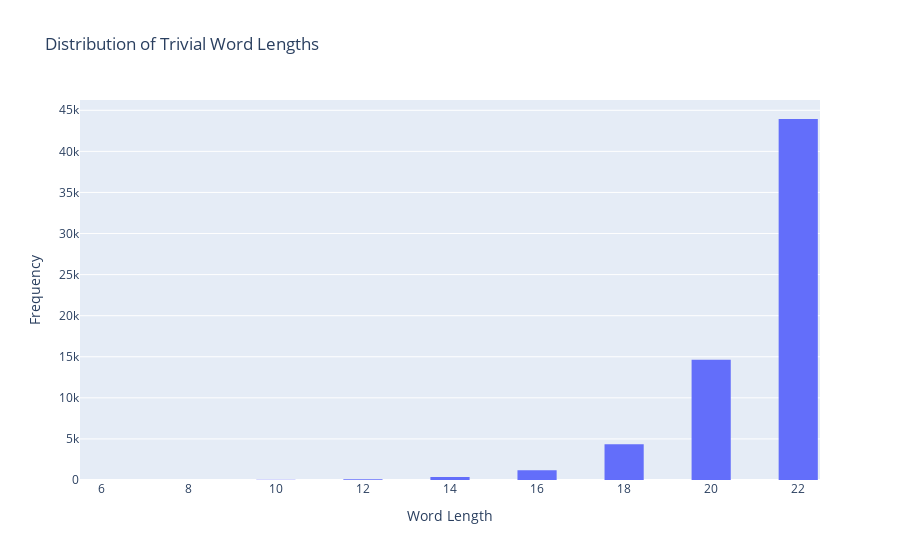
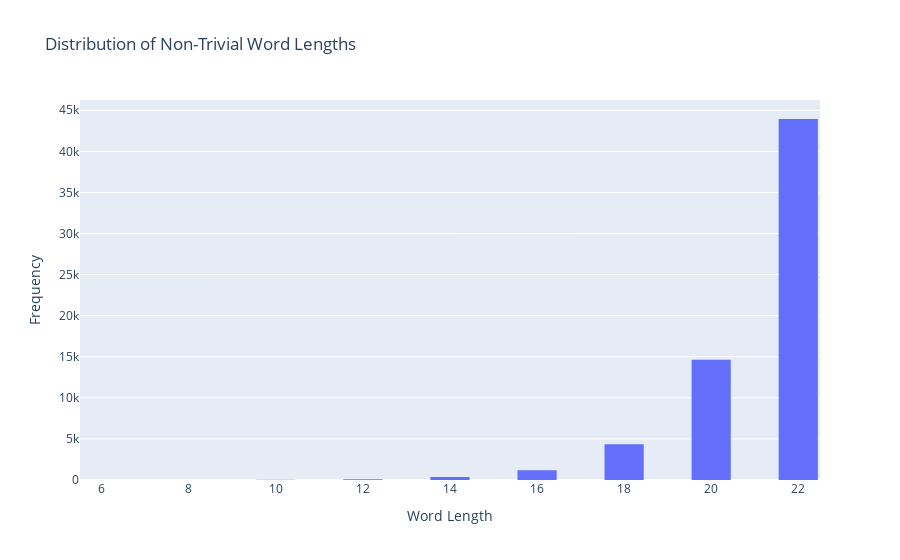

Notebook cell for these charts, in order:
### Code cell
plotFrequencies(trivialWords, wordType="Trivial")
plotFrequencies(nontrivialWords, wordType="Non-Trivial")

### Figure 1 — Plotly figure (JSON) as saved in the notebook; plotly's stock layout.template omitted (floating-point values rounded to 4 significant figures; data arrays with more than 128 entries replaced by an {"elided": "..."} marker saying what was removed)
{"data": [{"bingroup": "x", "hovertemplate": "Word Length=%{x}<br>count=%{y}<extra></extra>", "legendgroup": "", "marker": {"color": "#636efa", "pattern": {"shape": ""}}, "name": "", "nbinsx": 17, "orientation": "v", "showlegend": false, "type": "histogram", "x": {"elided": "64650 int values"}, "xaxis": "x", "yaxis": "y"}], "layout": {"bargap": 0.1, "barmode": "relative", "legend": {"tracegroupgap": 0}, "title": {"text": "Distribution of Trivial Word Lengths"}, "xaxis": {"anchor": "y", "domain": [0, 1], "title": {"text": "Word Length"}}, "yaxis": {"anchor": "x", "domain": [0, 1], "title": {"text": "Frequency"}}}}

### Figure 2 — Plotly figure (JSON) as saved in the notebook; plotly's stock layout.template omitted (floating-point values rounded to 4 significant figures; data arrays with more than 128 entries replaced by an {"elided": "..."} marker saying what was removed)
{"data": [{"bingroup": "x", "hovertemplate": "Word Length=%{x}<br>count=%{y}<extra></extra>", "legendgroup": "", "marker": {"color": "#636efa", "pattern": {"shape": ""}}, "name": "", "nbinsx": 17, "orientation": "v", "showlegend": false, "type": "histogram", "x": {"elided": "64650 int values"}, "xaxis": "x", "yaxis": "y"}], "layout": {"bargap": 0.1, "barmode": "relative", "legend": {"tracegroupgap": 0}, "title": {"text": "Distribution of Non-Trivial Word Lengths"}, "xaxis": {"anchor": "y", "domain": [0, 1], "title": {"text": "Word Length"}}, "yaxis": {"anchor": "x", "domain": [0, 1], "title": {"text": "Frequency"}}}}
